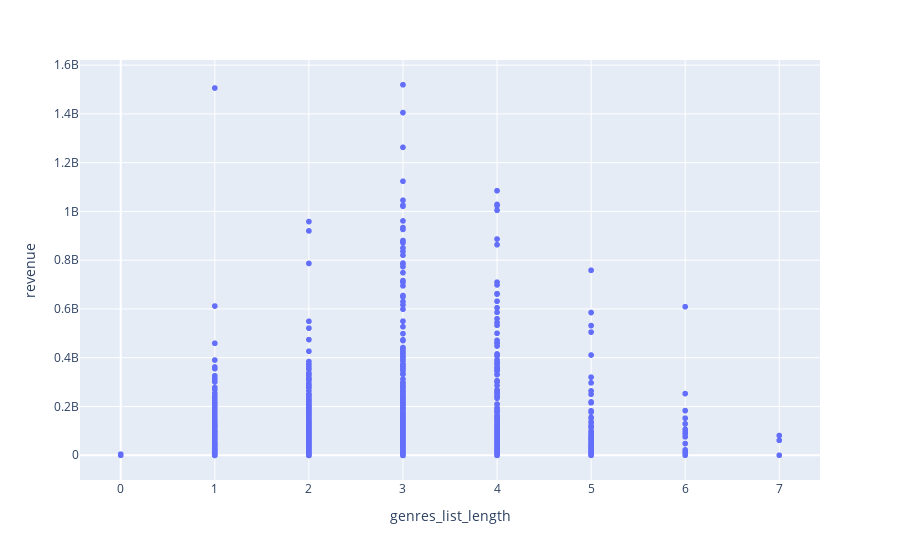

Notebook source saved alongside this figure:
### Code cell
px.scatter(df_train,x="genres_list_length", y = 'revenue')

### Figure 1 — Plotly figure (JSON) as saved in the notebook; plotly's stock layout.template omitted (floating-point values rounded to 4 significant figures; data arrays with more than 128 entries replaced by an {"elided": "..."} marker saying what was removed)
{"data": [{"hovertemplate": "genres_list_length=%{x}<br>revenue=%{y}<extra></extra>", "legendgroup": "", "marker": {"color": "#636efa", "symbol": "circle"}, "mode": "markers", "name": "", "showlegend": false, "type": "scattergl", "x": {"elided": "2998 int values"}, "xaxis": "x", "y": {"elided": "2998 int values"}, "yaxis": "y"}], "layout": {"legend": {"tracegroupgap": 0}, "margin": {"t": 60}, "xaxis": {"anchor": "y", "domain": [0, 1], "title": {"text": "genres_list_length"}}, "yaxis": {"anchor": "x", "domain": [0, 1], "title": {"text": "revenue"}}}}
